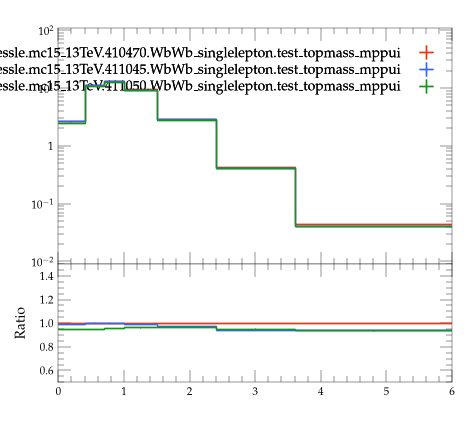

The Python source for this figure:
#! /usr/bin/env python3

# This Python script was auto-generated using YODA v2.1.2.
# Analysis object: /WbWb_singlelepton/r_bj
# Timestamp: 07-08-2026 (09:16:02)

import matplotlib as mpl
import matplotlib.pyplot as plt
mpl.use('Agg') # comment out for interactive use
import os
import numpy as np
from numpy import nan, inf

plotDir = os.path.split(os.path.realpath(__file__))[0]
if 'YODA_USER_PLOT_PATH' in globals():
    plot_outdir = globals()['YODA_USER_PLOT_PATH']
else:
    plot_outdir = plotDir

#plot style
plt.style.use(os.path.join(plotDir, '../default.mplstyle'))
# plot metadata
figW, figH = plt.rcParams['figure.figsize']
ax_xLabel = ''
ax_yLabel = ''
ax_title  = ''
ax_xScale = 'linear'
ax_yScale = 'log'
xLims = (0.0, 6.0)
yLims = (0.009000000000000001, 110.00000000000001)

# TeX-friendly labels for the legend
labels = {
  'legend' : ([ r"user.johessle.mc15\_13TeV.410470.WbWb\_singlelepton.test\_topmass\_mppui", r"user.johessle.mc15\_13TeV.411045.WbWb\_singlelepton.test\_topmass\_mppui", r"user.johessle.mc15\_13TeV.411050.WbWb\_singlelepton.test\_topmass\_mppui" ], r""),
}

# Adjust canvas width and height
canvasW = 10.0
canvasH = 9.0
figW *= canvasW/10.
figH *= canvasH/9.

# Create figure and axis objects
fig, (ax, ratio0_ax) = plt.subplots(2, 1, sharex=True,
                  figsize=(figW,figH), gridspec_kw={'height_ratios': (6.0, 3.0)})

# Set figure margins
plt.subplots_adjust(
    left   = 1.0 * plt.rcParams['figure.subplot.left'],
    right  = 1.0 * plt.rcParams['figure.subplot.right'],
    top    = 1.0 * plt.rcParams['figure.subplot.top'],
    bottom = 1.0 * plt.rcParams['figure.subplot.bottom'])

ratio0_ax.yaxis.set_major_locator(mpl.ticker.MultipleLocator(0.2))
ratio0_ax.set_ylim(0.5, 1.4999)
ratio0_ax.set_ylabel('Ratio')

# the numerical data is stored in a separate file
dataf = dict()
prefix = os.path.split(__file__)[0]
if prefix:    prefix = prefix + '/'
exec(open(prefix+'r_bj__data.py').read(), dataf)


legend_handles = dict() # keep track of handles for the legend

# style options for curves
# starts at zorder>=5 to draw curve on top of legend
styles = {
  'user.johessle.mc15_13TeV.410470.WbWb_singlelepton.test_topmass_mppui.yoda': {
    'color' : '#EE3311',
    'linestyle' : '-',
    'lineopacity' : 1.0,
    'linewidth' : 1,
    'marker' : 'none',
    'markersize' : 2,
    'capsize' : 0.0,
    'zorder' : 5,
    'histstyle' : 1,
    'drawstyle' : 'steps-pre',
    'xerrorbars' : 1,
    'yerrorbars' : 1,
    'fillcolor' : None,
    'fillopacity' : 1.0,
    'ratio0_linestyle' : '-',
    'ratio0_lineopacity' : 1.0,
    'ratio0_linewidth' : 1,
    'ratio0_marker' : 'none',
    'ratio0_markersize' : 2,
    'ratio0_capsize' : 0.0,
    'ratio0_zorder' : 5,
    'ratio0_histstyle' : 1,
    'ratio0_drawstyle' : 'steps-pre',
    'ratio0_xerrorbars' : 1,
    'ratio0_yerrorbars' : 1,
  },
  'user.johessle.mc15_13TeV.411045.WbWb_singlelepton.test_topmass_mppui.yoda': {
    'color' : '#3366FF',
    'linestyle' : '-',
    'lineopacity' : 1.0,
    'linewidth' : 1,
    'marker' : 'none',
    'markersize' : 2,
    'capsize' : 0.0,
    'zorder' : 6,
    'histstyle' : 1,
    'drawstyle' : 'steps-pre',
    'xerrorbars' : 1,
    'yerrorbars' : 1,
    'fillcolor' : None,
    'fillopacity' : 1.0,
    'ratio0_linestyle' : '-',
    'ratio0_lineopacity' : 1.0,
    'ratio0_linewidth' : 1,
    'ratio0_marker' : 'none',
    'ratio0_markersize' : 2,
    'ratio0_capsize' : 0.0,
    'ratio0_zorder' : 6,
    'ratio0_histstyle' : 1,
    'ratio0_drawstyle' : 'steps-pre',
    'ratio0_xerrorbars' : 1,
    'ratio0_yerrorbars' : 1,
  },
  'user.johessle.mc15_13TeV.411050.WbWb_singlelepton.test_topmass_mppui.yoda': {
    'color' : '#109618',
    'linestyle' : '-',
    'lineopacity' : 1.0,
    'linewidth' : 1,
    'marker' : 'none',
    'markersize' : 2,
    'capsize' : 0.0,
    'zorder' : 7,
    'histstyle' : 1,
    'drawstyle' : 'steps-pre',
    'xerrorbars' : 1,
    'yerrorbars' : 1,
    'fillcolor' : None,
    'fillopacity' : 1.0,
    'ratio0_linestyle' : '-',
    'ratio0_lineopacity' : 1.0,
    'ratio0_linewidth' : 1,
    'ratio0_marker' : 'none',
    'ratio0_markersize' : 2,
    'ratio0_capsize' : 0.0,
    'ratio0_zorder' : 7,
    'ratio0_histstyle' : 1,
    'ratio0_drawstyle' : 'steps-pre',
    'ratio0_xerrorbars' : 1,
    'ratio0_yerrorbars' : 1,
  },
}

# curve from input yoda files in main panel
for label, yvals in dataf['yvals'].items():
    if all(np.isnan(v) for v in dataf['yvals'][label]):
        continue
    tmp = None
    if styles[label]['histstyle']: # draw as histogram
        xpos = dataf['xedges'][label] if styles[label]['drawstyle'] else dataf['xpoints'][label]
        ypos = np.insert(yvals, 0, yvals[0]) if styles[label]['drawstyle'] else yvals
        if styles[label]['fillcolor']: # fill area below curve
            ax.fill_between(xpos, ypos, step='pre',
                            color=styles[label]['fillcolor'],
                            alpha=styles[label]['fillopacity'])
        tmp, = ax.plot(xpos, ypos,
                       color=styles[label]['color'],
                       linestyle=styles[label]['linestyle'],
                       alpha=styles[label]['lineopacity'],
                       linewidth=styles[label]['linewidth'],
                       drawstyle=styles[label]['drawstyle'], solid_joinstyle='miter',
                       zorder=styles[label]['zorder'], label=label)
    tmp = ax.errorbar(dataf['xpoints'][label], yvals,
                      xerr=np.array(dataf['xerrs'][label])*styles[label]['xerrorbars'],
                      yerr=np.array(dataf['yerrs'][label])*styles[label]['yerrorbars'],
                      fmt=styles[label]['marker'], capsize=styles[label]['capsize'],
                      alpha=styles[label]['lineopacity'],
                      markersize=styles[label]['markersize'],
                      ecolor=styles[label]['color'],
                      color=styles[label]['color'], zorder=styles[label]['zorder'])
    tmp[-1][0].set_linestyle(styles[label]['linestyle'])
    tmp[-1][0].set_linewidth(styles[label]['linewidth'])
    if label in dataf['add_legend_handle']:  legend_handles[label] = tmp
    for varLabel in dataf['variation_yvals'].keys():
        if varLabel.startswith(label):
            tmp, = ax.plot(dataf['xedges'][label], dataf['variation_yvals'][varLabel],
                           color=styles[label]['color'],
                           linestyle=styles[label]['linestyle'],
                           linewidth=styles[label]['linewidth'],
                           drawstyle='steps-pre', solid_joinstyle='miter',
                           zorder=styles[label]['zorder'], alpha=0.5)


# plots on ratio panel
# curve from input yoda files in ratio panel
for label, yvals in dataf['ratio0_yvals'].items():
    if all(np.isnan(v) for v in yvals):
        continue
    if styles[label]['ratio0_histstyle']: # plot as histogram
        xpos = dataf['xedges']['user.johessle.mc15_13TeV.410470.WbWb_singlelepton.test_topmass_mppui.yoda'] if styles[label]['ratio0_drawstyle'] else dataf['xpoints']['user.johessle.mc15_13TeV.410470.WbWb_singlelepton.test_topmass_mppui.yoda']
        ypos = np.insert(yvals, 0, yvals[0]) if styles[label]['ratio0_drawstyle'] else yvals
        ratio0_ax.plot(xpos, ypos,
                       color=styles[label]['color'],
                       linewidth=styles[label]['linewidth'],
                       linestyle=styles[label]['ratio0_linestyle'],
                       alpha=styles[label]['ratio0_lineopacity'],
                       drawstyle=styles[label]['ratio0_drawstyle'], zorder=styles[label]['zorder'],
                       solid_joinstyle='miter')
    tmp = ratio0_ax.errorbar(dataf['xpoints']['user.johessle.mc15_13TeV.410470.WbWb_singlelepton.test_topmass_mppui.yoda'], yvals,
                             xerr=np.array(dataf['ref_xerrs'])*styles[label]['ratio0_xerrorbars'],
                             yerr=np.array(dataf['ratio0_yerrs'][label])*styles[label]['ratio0_yerrorbars'],
                             fmt=styles[label]['ratio0_marker'], capsize=styles[label]['ratio0_capsize'],
                             alpha=styles[label]['ratio0_lineopacity'],
                             markersize=styles[label]['ratio0_markersize'],
                             ecolor=styles[label]['color'],
                             color=styles[label]['color'])
    tmp[-1][0].set_linestyle(styles[label]['ratio0_linestyle'])
    tmp[-1][0].set_linewidth(styles[label]['ratio0_linewidth'])

    for varlabel in dataf['ratio0_variation_vals'].keys():
        if varlabel.startswith(label):
            ratio0_ax.plot(dataf['xedges']['user.johessle.mc15_13TeV.410470.WbWb_singlelepton.test_topmass_mppui.yoda'],
                            dataf['ratio0_variation_vals'][varlabel],
                            color=styles[label]['color'],
                            linestyle=styles[label]['linestyle'],
                            linewidth=styles[label]['linewidth'],
                            drawstyle='steps-pre', solid_joinstyle='miter',
                            zorder=1, alpha=0.5)

legend_items = list(legend_handles.values())
ax.add_artist(ax.legend(legend_items,
                        labels['legend'][0],
                        title=labels['legend'][1],
                        alignment='right',
                        loc='upper right',
                        bbox_to_anchor=(1.0, 0.97),markerfirst=False))

# set plot metadata as defined above
ratio0_ax.set_xlabel(ax_xLabel)
ratio0_ax.xaxis.set_label_coords(1., -0.15)
ax.set_ylabel(ax_yLabel, ha='right', va='top')
ax.yaxis.set_label_coords(-0.11, 1.0)
ax.set_title(ax_title, loc='left')
ax.set_xscale(ax_xScale)
ax.set_yscale(ax_yScale)
ratio0_ax.set_yscale('linear')
ax.set_xlim(xLims)
ax.set_ylim(yLims)

# tick formatting
plt.rcParams['xtick.top'] = True
plt.rcParams['ytick.right'] = True
ax.yaxis.set_major_locator(mpl.ticker.LogLocator(base=10.0, numticks=np.inf))
ax.yaxis.set_minor_locator(mpl.ticker.LogLocator(
                           base=10.0, subs=np.arange(0.1, 1, 0.1), numticks=np.inf))
fig.align_ylabels((ax, ratio0_ax))
plt.savefig(os.path.join(plot_outdir, 'r_bj.pdf'), format='PDF')
plt.savefig(os.path.join(plot_outdir, 'r_bj.png'), format='PNG')

plt.close(fig)
